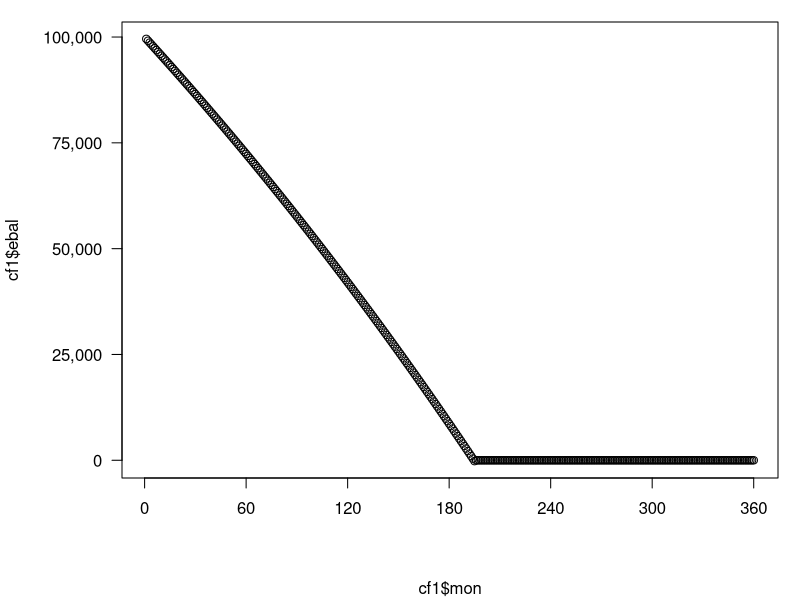
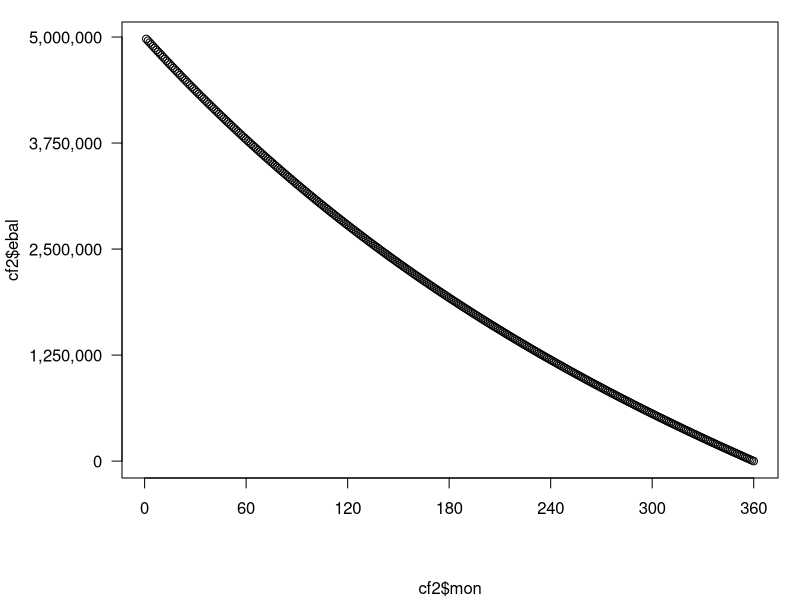
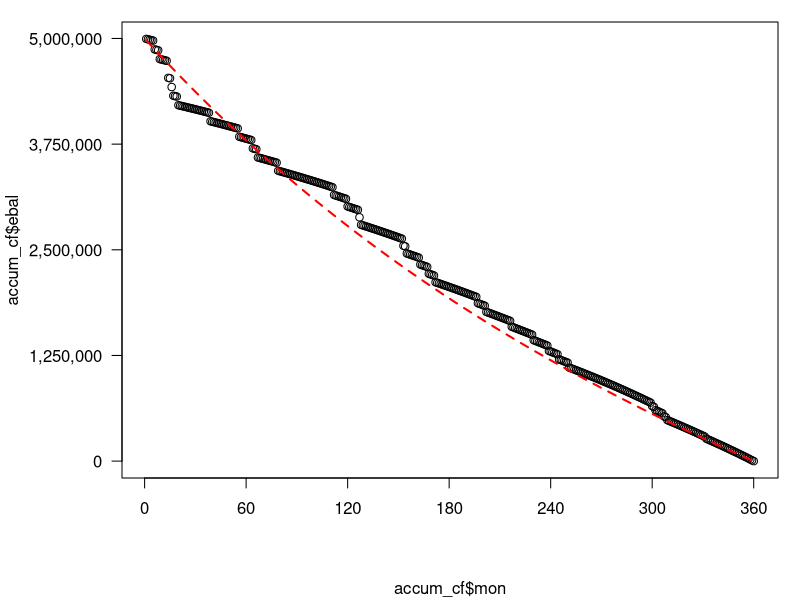

R code for these plots, in order:
## ---- chunk 1
library(dplyr)
library(data.table)
knitr::opts_chunk$set(echo = FALSE)
## ---- chunk 2
orig.term<-360
note.rate<-0.06
orig.bal<-100000
scalar.cpr<-0.04 # curtailment
cpr<-replicate(orig.term,scalar.cpr)
# string equivalents
scalar.smm<-1-(1-scalar.cpr)^(1/12)
note.rate.str<-sprintf("%5.2f%%",note.rate*100)
orig.bal.str<-prettyNum(orig.bal,big.mark=",", scientific=FALSE)

scalar.cpr.str<-sprintf("%5.2f%%",scalar.cpr*100)
scalar.smm.str<-sprintf("%5.2f%%",scalar.smm*100)
## ---- chunk 3
loan.count<-50
## ---- chunk 4
level.pay.calc<-function(rem.term,monthly.rate)
{
  monthly.payment<-(monthly.rate*(1+monthly.rate)^rem.term)/((1+monthly.rate)^rem.term-1)
  return(monthly.payment)
}
## ---- chunk 5
# amortize single loan incorporating prepayments
# CPR == 1 signifies paid-in-full
# 0 < CPR < 1 are curtailments
amort.loan.cf<-function(orig.term,note.rate,orig.bal,cpr=c(NA))
{
  monthly.rate<-note.rate/12
  if(is.na(cpr[1])){
    smm<-replicate(orig.term,0)
  } else {
    smm<-1-(1-cpr)^(1/12)
  }
  level.pay<-level.pay.calc(orig.term,monthly.rate)*orig.bal
  cf<-data.table(mon=1:orig.term)
  cf[1,bbal:=orig.bal]
  cf[,int:=0]
  cf[,sched.prin:=0]
  cf[,unsched.prin:=0]
  cf[,prin:=0]
  cf[,eschedbal:=0]
  cf[,ebal:=0]
  mo.bbal<-orig.bal
  mo.unsched.prin<-0
  for(m in 1:orig.term){
    mo.int<-mo.bbal * monthly.rate
    mo.sched.prin<-level.pay - mo.int
    mo.eschedbal<-mo.bbal - mo.sched.prin
    mo.unsched.prin<-mo.eschedbal*smm[m]
    mo.prin<-mo.sched.prin + mo.unsched.prin
    mo.ebal<-mo.bbal - mo.prin
    cf[m,bbal:=round(mo.bbal,2)]
    cf[m,int:=round(mo.int,2)]
    cf[m,sched.prin:=round(mo.sched.prin,2)]
    cf[m,unsched.prin:=round(mo.unsched.prin,2)]
    cf[m,prin:=round(mo.prin,2)]
    cf[m,eschedbal:=round(mo.eschedbal,2)]
    cf[m,ebal:=round(mo.ebal,2)]
    if(mo.ebal<=0.005) break
    mo.bbal<-mo.ebal # for next month
  }
  return (cf)
} # amort.loan.cf
## ---- chunk 6
# Prepayments are continuous
# Pool consisting of many loans of 0.01 each
# CPR represents % of loans that pay in full that month
# 

amort.pool.cf<-function(orig.term,note.rate,orig.bal,cpr=c(NA))
{
  monthly.rate<-note.rate/12
  if(is.na(cpr[1])){
    smm<-replicate(orig.term,0)
  } else {
    smm<-1-(1-cpr)^(1/12)
  }
  cf<-data.table(mon=1:orig.term)
  cf[1,bbal:=orig.bal]
  cf[,int:=0]
  cf[,sched.prin:=0]
  cf[,unsched.prin:=0]
  cf[,prin:=0]
  cf[,eschedbal:=0]
  cf[,ebal:=0]
  mo.bbal<-orig.bal
  mo.unsched.prin<-0
  for(m in 1:orig.term){
    level.pay<-level.pay.calc(orig.term+1-m,monthly.rate)*mo.bbal
    mo.int<-mo.bbal * monthly.rate
    mo.sched.prin<-level.pay - mo.int
    mo.eschedbal<-mo.bbal - mo.sched.prin
    mo.unsched.prin<-mo.eschedbal*smm[m]
    mo.prin<-mo.sched.prin + mo.unsched.prin
    
    mo.ebal<-mo.bbal - mo.prin
    cf[m,bbal:=round(mo.bbal,2)]
    cf[m,int:=round(mo.int,2)]
    cf[m,sched.prin:=round(mo.sched.prin,2)]
    cf[m,unsched.prin:=round(mo.unsched.prin,2)]
    cf[m,prin:=round(mo.prin,2)]
    cf[m,eschedbal:=round(mo.eschedbal,2)]
    cf[m,ebal:=round(mo.ebal,2)]
    if(mo.ebal<=0.005) break
    mo.bbal<-mo.ebal # for next month
  }
  return (cf)
} # amort.pool.cf
## ---- chunk 7

#cpr[120]<-1 # paid in full
cf1<-amort.loan.cf(orig.term,note.rate,orig.bal,cpr)

par(mar = c(6, 6, 1, 1) + 0.1) # more y axis space for rotated values param 2
par(mgp = c(5, 1, 0)) # more space for y axis titles, param 1
plot(cf1$mon,cf1$ebal,xaxt="n",yaxt="n")
axis(1, at = seq(0, orig.term, 12*5))
axis(2, at = seq(0, orig.bal, orig.bal/4),
     prettyNum(seq(0, orig.bal, orig.bal/4),big.mark=",", scientific=FALSE),las=1)
## ---- chunk 8
pool.orig.bal<-orig.bal*loan.count
cf2<-amort.pool.cf(orig.term,note.rate,pool.orig.bal,cpr)

par(mar = c(6, 6, 1, 1) + 0.1) # more y axis space for rotated values param 2
par(mgp = c(5, 1, 0)) # more space for y axis titles, param 1
plot(cf2$mon,cf2$ebal,xaxt="n",yaxt="n")
axis(1, at = seq(0, orig.term, 12*5))
axis(2, at = seq(0, pool.orig.bal, pool.orig.bal/4),
     prettyNum(seq(0, pool.orig.bal, pool.orig.bal/4),big.mark=",", scientific=FALSE),las=1)

## ---- chunk 9
set.seed(666)

cpr<-replicate(orig.term,scalar.cpr)
smm<-1-(1-cpr)^(1/12)

for(loan.no in 1:loan.count){
  pifcpr<-runif(n=orig.term) # random
  pifcpr<-(pifcpr<smm)*1
  #cpr[120]<-1 # paid in full
  cf1<-amort.loan.cf(orig.term,note.rate,orig.bal,pifcpr)
  if(loan.no==1){
    accum_cf<-cf1
  } else {
    accum_cf<-accum_cf+cf1
  }
}
accum_cf$mon<-accum_cf$mon/loan.count
## ---- chunk 10

par(mar = c(6, 6, 1, 1) + 0.1) # more y axis space for rotated values param 2
par(mgp = c(5, 1, 0)) # more space for y axis titles, param 1
plot(accum_cf$mon,accum_cf$ebal,xaxt="n",yaxt="n")
axis(1, at = seq(0, orig.term, 12*5))
axis(2, at = seq(0, pool.orig.bal, pool.orig.bal/4),
     prettyNum(seq(0, pool.orig.bal, pool.orig.bal/4),big.mark=",", scientific=FALSE),las=1)
lines(cf2$mon,cf2$ebal,type="l",col="red",lwd=2,lty=2)
